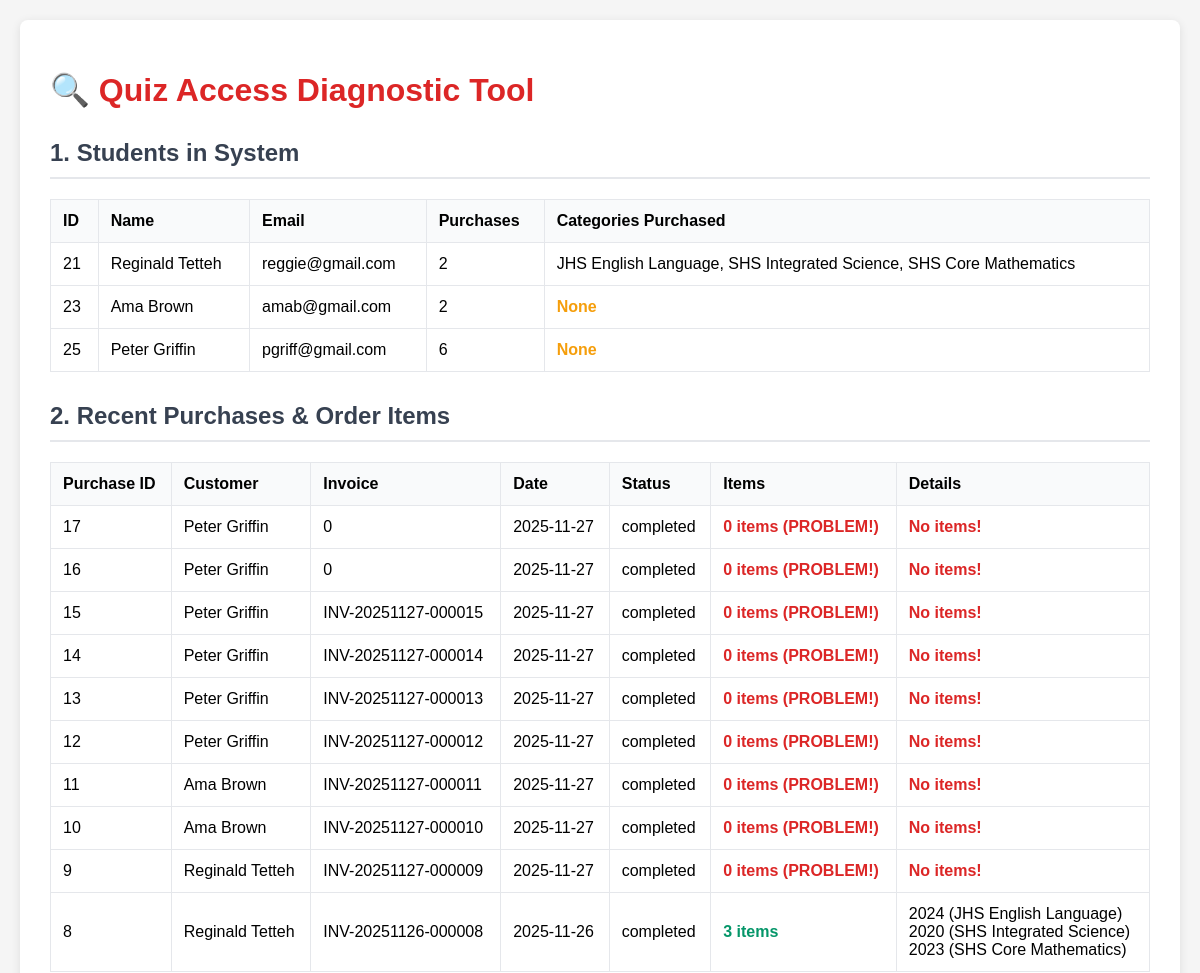
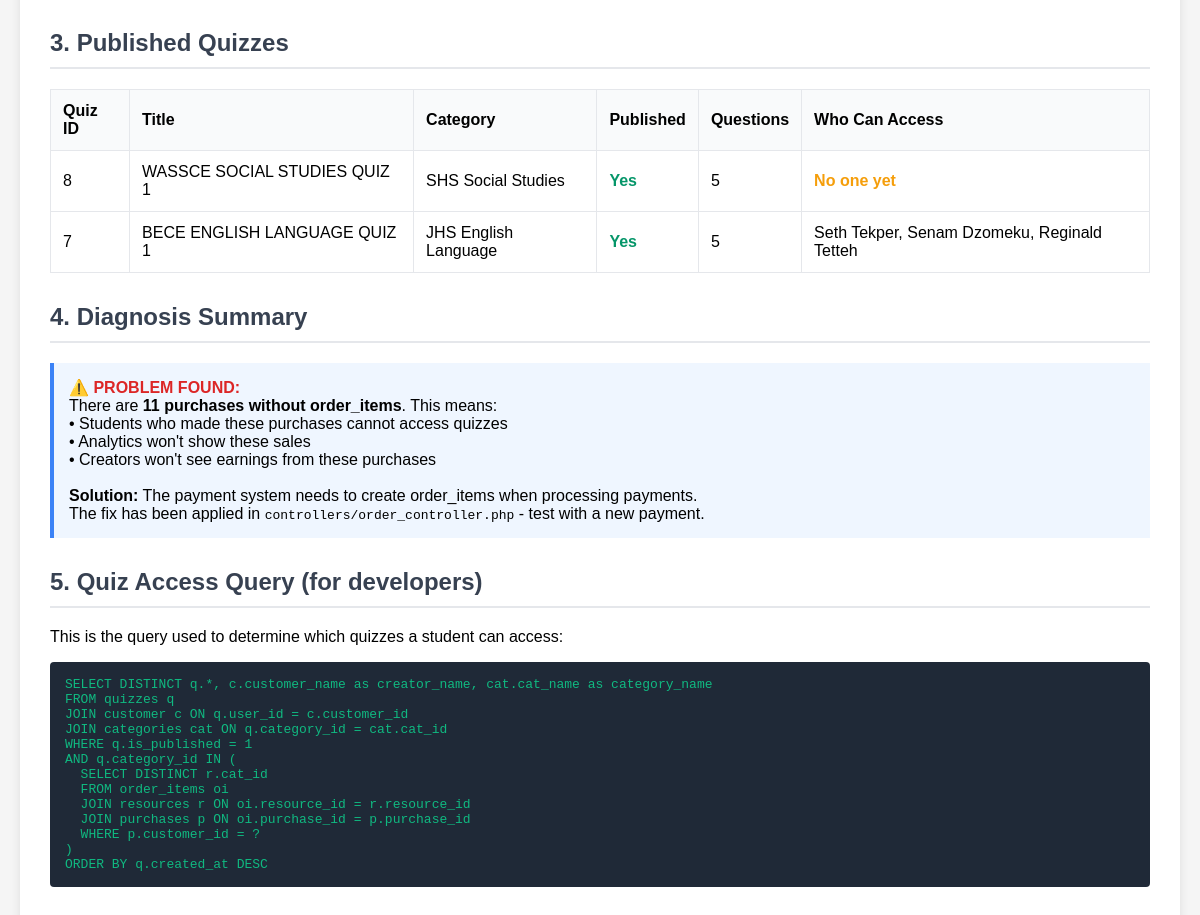
The app's page /diagnose_quiz_access.php with its own data (2 pictures, top to bottom).
### tables this page shows
CREATE TABLE `customer` (
  `customer_id` int NOT NULL,
  `customer_name` varchar(100) NOT NULL,
  `customer_email` varchar(50) NOT NULL,
  `customer_pass` varchar(150) NOT NULL,
  `customer_country` varchar(30) NOT NULL,
  `customer_city` varchar(30) NOT NULL,
  `customer_contact` varchar(30) NOT NULL,
  `customer_image` varchar(100) DEFAULT NULL,
  `user_role` int NOT NULL,
  `user_type` enum('student','creator') DEFAULT 'student'
);

CREATE TABLE `purchases` (
  `purchase_id` int NOT NULL,
  `customer_id` int NOT NULL,
  `invoice_no` varchar(50) NOT NULL,
  `purchase_date` date NOT NULL,
  `order_status` varchar(100) NOT NULL
);

CREATE TABLE `quizzes` (
  `quiz_id` int NOT NULL,
  `user_id` int NOT NULL,
  `quiz_title` varchar(255) NOT NULL,
  `category_id` int NOT NULL,
  `time_limit` int NOT NULL COMMENT 'Time limit in minutes',
  `is_published` tinyint(1) DEFAULT '0',
  `created_at` timestamp NULL DEFAULT CURRENT_TIMESTAMP
);

CREATE TABLE `categories` (
  `cat_id` int NOT NULL,
  `cat_name` varchar(100) NOT NULL
);

### diagnose_quiz_access.php (the view, shortened to what this page needs)
<?php
echo "<!DOCTYPE html><html><head><title>Quiz Access Diagnostic</title>";
echo "<style>
body { font-family: Arial, sans-serif; margin: 20px; background: #f5f5f5; }
.container { max-width: 1200px; margin: 0 auto; background: white; padding: 30px; border-radius: 8px; box-shadow: 0 2px 10px rgba(0,0,0,0.1); }
h1 { color: #dc2626; }
h2 { color: #374151; margin-top: 30px; border-bottom: 2px solid #e5e7eb; padding-bottom: 10px; }
table { width: 100%; border-collapse: collapse; margin: 20px 0; }
th, td { padding: 12px; text-align: left; border: 1px solid #e5e7eb; }
th { background: #f9fafb; font-weight: 600; }
.success { color: #059669; font-weight: 600; }
.error { color: #dc2626; font-weight: 600; }
.warning { color: #f59e0b; font-weight: 600; }
.info { background: #eff6ff; border-left: 4px solid #3b82f6; padding: 15px; margin: 20px 0; }
.code { background: #1f2937; color: #10b981; padding: 15px; border-radius: 4px; overflow-x: auto; font-family: monospace; margin: 10px 0; }
</style></head><body><div class='container'>";
echo "<h1>🔍 Quiz Access Diagnostic Tool</h1>";
try {
    $db = Database::getInstance()->getConnection();
    echo "<h2>1. Students in System</h2>";
    $result = $db->query("SELECT customer_id, customer_name, customer_email, user_type FROM customer WHERE user_type = 'student' ORDER BY customer_id");
    if ($result->num_rows > 0) {
        echo "<table><tr><th>ID</th><th>Name</th><th>Email</th><th>Purchases</th><th>Categories Purchased</th></tr>";
        while ($student = $result->fetch_assoc()) {
            $student_id = $student['customer_id'];
            $purchase_result = $db->query("SELECT COUNT(*) as count FROM purchases WHERE customer_id = $student_id");
            $purchase_count = $purchase_result->fetch_assoc()['count'];
            $cat_result = $db->query("
                SELECT DISTINCT c.cat_name
                FROM order_items oi
                JOIN resources r ON oi.resource_id = r.resource_id
                JOIN purchases p ON oi.purchase_id = p.purchase_id
                JOIN categories c ON r.cat_id = c.cat_id
                WHERE p.customer_id = $student_id
            ");
            $categories = [];
            while ($cat = $cat_result->fetch_assoc()) {
                $categories[] = $cat['cat_name'];
            }
            $cat_list = count($categories) > 0 ? implode(', ', $categories) : '<span class="warning">None</span>';
            echo "<tr>";
            echo "<td>{$student['customer_id']}</td>";
            echo "<td>{$student['customer_name']}</td>";
            echo "<td>{$student['customer_email']}</td>";
            echo "<td>$purchase_count</td>";
            echo "<td>$cat_list</td>";
            echo "</tr>";
        }
        echo "</table>";
    } else {
        echo "<p class='warning'>No students found in the system.</p>";
    }
    echo "<h2>2. Recent Purchases & Order Items</h2>";
    $result = $db->query("
        SELECT
            p.purchase_id,
            p.customer_id,
            c.customer_name,
            p.invoice_no,
            p.purchase_date,
            p.order_status,
            COUNT(oi.order_item_id) as item_count
        FROM purchases p
        JOIN customer c ON p.customer_id = c.customer_id
        LEFT JOIN order_items oi ON p.purchase_id = oi.purchase_id
        GROUP BY p.purchase_id
        ORDER BY p.purchase_id DESC
        LIMIT 10
    ");
    if ($result->num_rows > 0) {
        echo "<table><tr><th>Purchase ID</th><th>Customer</th><th>Invoice</th><th>Date</th><th>Status</th><th>Items</th><th>Details</th></tr>";
        while ($purchase = $result->fetch_assoc()) {
            $item_count = $purchase['item_count'];
            $item_status = $item_count > 0 ? "<span class='success'>$item_count items</span>" : "<span class='error'>0 items (PROBLEM!)</span>";
            $items_result = $db->query("
                SELECT r.resource_title, r.resource_price, c.cat_name
                FROM order_items oi
                JOIN resources r ON oi.resource_id = r.resource_id
                JOIN categories c ON r.cat_id = c.cat_id
                WHERE oi.purchase_id = {$purchase['purchase_id']}
            ");
            $items_detail = [];
            while ($item = $items_result->fetch_assoc()) {
                $items_detail[] = "{$item['resource_title']} ({$item['cat_name']})";
            }
            $details = count($items_detail) > 0 ? implode('<br>', $items_detail) : '<span class="error">No items!</span>';
            echo "<tr>";
            echo "<td>{$purchase['purchase_id']}</td>";
            echo "<td>{$purchase['customer_name']}</td>";
            echo "<td>{$purchase['invoice_no']}</td>";
            echo "<td>{$purchase['purchase_date']}</td>";
            echo "<td>{$purchase['order_status']}</td>";
            echo "<td>$item_status</td>";
            echo "<td>$details</td>";
            echo "</tr>";
        }
        echo "</table>";
    } else {
        echo "<p class='warning'>No purchases found.</p>";
    }
    echo "<h2>3. Published Quizzes</h2>";
    $result = $db->query("
        SELECT q.quiz_id, q.quiz_title, q.category_id, c.cat_name, q.is_published,
               (SELECT COUNT(*) FROM quiz_questions WHERE quiz_id = q.quiz_id) as question_count
        FROM quizzes q
        LEFT JOIN categories c ON q.category_id = c.cat_id
        ORDER BY q.quiz_id DESC
    ");
    if ($result->num_rows > 0) {
        echo "<table><tr><th>Quiz ID</th><th>Title</th><th>Category</th><th>Published</th><th>Questions</th><th>Who Can Access</th></tr>";
        while ($quiz = $result->fetch_assoc()) {
            $published = $quiz['is_published'] ? "<span class='success'>Yes</span>" : "<span class='warning'>No</span>";
            $cat_name = $quiz['cat_name'] ?? '<span class="error">No category!</span>';
            if ($quiz['category_id']) {
                $access_result = $db->query("
                    SELECT DISTINCT c.customer_name
                    FROM order_items oi
                    JOIN resources r ON oi.resource_id = r.resource_id
                    JOIN purchases p ON oi.purchase_id = p.purchase_id
                    JOIN customer c ON p.customer_id = c.customer_id
                    WHERE r.cat_id = {$quiz['category_id']}
                ");
                $students = [];
                while ($student = $access_result->fetch_assoc()) {
                    $students[] = $student['customer_name'];
                }
                $access_list = count($students) > 0 ? implode(', ', $students) : '<span class="warning">No one yet</span>';
            } else {
                $access_list = '<span class="error">No category set!</span>';
            }
            echo "<tr>";
            echo "<td>{$quiz['quiz_id']}</td>";
            echo "<td>{$quiz['quiz_title']}</td>";
            echo "<td>$cat_name</td>";
            echo "<td>$published</td>";
            echo "<td>{$quiz['question_count']}</td>";
            echo "<td>$access_list</td>";
            echo "</tr>";
        }
        echo "</table>";
    } else {
        echo "<p class='warning'>No quizzes found.</p>";
    }
    echo "<h2>4. Diagnosis Summary</h2>";
    $orphan_result = $db->query("
        SELECT COUNT(*) as count
        FROM purchases p
        LEFT JOIN order_items oi ON p.purchase_id = oi.purchase_id
        WHERE oi.order_item_id IS NULL
    ");
    $orphan_count = $orphan_result->fetch_assoc()['count'];
    if ($orphan_count > 0) {
        echo "<div class='info'>";
        echo "<strong class='error'>⚠️ PROBLEM FOUND:</strong><br>";
        echo "There are <strong>$orphan_count purchases without order_items</strong>. This means:<br>";
        echo "• Students who made these purchases cannot access quizzes<br>";
        echo "• Analytics won't show these sales<br>";
        echo "• Creators won't see earnings from these purchases<br><br>";
        echo "<strong>Solution:</strong> The payment system needs to create order_items when processing payments.<br>";
        echo "The fix has been applied in <code>controllers/order_controller.php</code> - test with a new payment.";
        echo "</div>";
    } else {
        echo "<div class='info'>";
        echo "<strong class='success'>✓ All purchases have order_items</strong><br>";
        echo "The payment system is working correctly!";
        echo "</div>";
    }
    echo "<h2>5. Quiz Access Query (for developers)</h2>";
    echo "<p>This is the query used to determine which quizzes a student can access:</p>";
    echo "<div class='code'>";
    echo "SELECT DISTINCT q.*, c.customer_name as creator_name, cat.cat_name as category_name<br>";
    echo "FROM quizzes q<br>";
    echo "JOIN customer c ON q.user_id = c.customer_id<br>";
    echo "JOIN categories cat ON q.category_id = cat.cat_id<br>";
    echo "WHERE q.is_published = 1<br>";
    echo "AND q.category_id IN (<br>";
    echo "&nbsp;&nbsp;SELECT DISTINCT r.cat_id<br>";
    echo "&nbsp;&nbsp;FROM order_items oi<br>";
    echo "&nbsp;&nbsp;JOIN resources r ON oi.resource_id = r.resource_id<br>";
    echo "&nbsp;&nbsp;JOIN purchases p ON oi.purchase_id = p.purchase_id<br>";
    echo "&nbsp;&nbsp;WHERE p.customer_id = ?<br>";
    echo ")<br>";
    echo "ORDER BY q.created_at DESC";
    echo "</div>";
} catch (Exception $e) {
    echo "<p class='error'>Database Error: " . $e->getMessage() . "</p>";
}
echo "</div></body></html>";
?>

### diagnose_quiz_access.php (style rules this page uses)
body { font-family: Arial, sans-serif; margin: 20px; background: #f5f5f5; }
.container { max-width: 1200px; margin: 0 auto; background: white; padding: 30px; border-radius: 8px; box-shadow: 0 2px 10px rgba(0,0,0,0.1); }
h1 { color: #dc2626; }
h2 { color: #374151; margin-top: 30px; border-bottom: 2px solid #e5e7eb; padding-bottom: 10px; }
table { width: 100%; border-collapse: collapse; margin: 20px 0; }
th, td { padding: 12px; text-align: left; border: 1px solid #e5e7eb; }
th { background: #f9fafb; font-weight: 600; }
.success { color: #059669; font-weight: 600; }
.error { color: #dc2626; font-weight: 600; }
.warning { color: #f59e0b; font-weight: 600; }
.info { background: #eff6ff; border-left: 4px solid #3b82f6; padding: 15px; margin: 20px 0; }
.code { background: #1f2937; color: #10b981; padding: 15px; border-radius: 4px; overflow-x: auto; font-family: monospace; margin: 10px 0; }

### records on screen
customer: customer_id "21", customer_name "Reginald Tetteh", customer_email "reggie@gmail.com", purchase_count "2", categories "JHS English Language, SHS Integrated Science, SHS Core Mathematics"
customer: customer_id "23", customer_name "Ama Brown", customer_email "amab@gmail.com", purchase_count "2", shows "None"
customer: customer_id "25", customer_name "Peter Griffin", customer_email "pgriff@gmail.com", purchase_count "6", shows "None"
purchases: purchase_id "17", customer.customer_name "Peter Griffin", invoice_no "0", purchase_date "2025-11-27", order_status "completed", shows "0 items (PROBLEM!)", shows "No items!"
purchases: purchase_id "16", customer.customer_name "Peter Griffin", invoice_no "0", purchase_date "2025-11-27", order_status "completed", shows "0 items (PROBLEM!)", shows "No items!"
purchases: purchase_id "15", customer.customer_name "Peter Griffin", invoice_no "INV-20251127-000015", purchase_date "2025-11-27", order_status "completed", shows "0 items (PROBLEM!)", shows "No items!"
purchases: purchase_id "14", customer.customer_name "Peter Griffin", invoice_no "INV-20251127-000014", purchase_date "2025-11-27", order_status "completed", shows "0 items (PROBLEM!)", shows "No items!"
purchases: purchase_id "13", customer.customer_name "Peter Griffin", invoice_no "INV-20251127-000013", purchase_date "2025-11-27", order_status "completed", shows "0 items (PROBLEM!)", shows "No items!"
purchases: purchase_id "12", customer.customer_name "Peter Griffin", invoice_no "INV-20251127-000012", purchase_date "2025-11-27", order_status "completed", shows "0 items (PROBLEM!)", shows "No items!"
purchases: purchase_id "11", customer.customer_name "Ama Brown", invoice_no "INV-20251127-000011", purchase_date "2025-11-27", order_status "completed", shows "0 items (PROBLEM!)", shows "No items!"
purchases: purchase_id "10", customer.customer_name "Ama Brown", invoice_no "INV-20251127-000010", purchase_date "2025-11-27", order_status "completed", shows "0 items (PROBLEM!)", shows "No items!"
purchases: purchase_id "9", customer.customer_name "Reginald Tetteh", invoice_no "INV-20251127-000009", purchase_date "2025-11-27", order_status "completed", shows "0 items (PROBLEM!)", shows "No items!"
purchases: purchase_id "8", customer.customer_name "Reginald Tetteh", invoice_no "INV-20251126-000008", purchase_date "2025-11-26", order_status "completed", item_count "3", items_detail "2024 (JHS English Language) 2020 (SHS Integrated Science) 2023 (SHS Core Mathematics)"
quizzes: quiz_id "8", quiz_title "WASSCE SOCIAL STUDIES QUIZ 1", category.cat_name "SHS Social Studies", is_published "Yes", question_count "5", shows "No one yet"
quizzes: quiz_id "7", quiz_title "BECE ENGLISH LANGUAGE QUIZ 1", category.cat_name "JHS English Language", is_published "Yes", question_count "5", students "Seth Tekper, Senam Dzomeku, Reginald Tetteh"

### other values on screen
$orphan_count "11"
